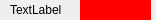
<?xml version="1.0" encoding="UTF-8"?>
<ui version="4.0">
 <class>LabelBox</class>
 <widget class="QWidget" name="LabelBox">
  <property name="geometry">
   <rect>
    <x>0</x>
    <y>0</y>
    <width>156</width>
    <height>20</height>
   </rect>
  </property>
  <property name="maximumSize">
   <size>
    <width>16777215</width>
    <height>20</height>
   </size>
  </property>
  <property name="windowTitle">
   <string>Form</string>
  </property>
  <widget class="QLabel" name="status">
   <property name="geometry">
    <rect>
     <x>80</x>
     <y>0</y>
     <width>71</width>
     <height>20</height>
    </rect>
   </property>
   <property name="styleSheet">
    <string notr="true">QLabel {
qproperty-alignment: AlignCenter;
background-color : red;

}</string>
   </property>
   <property name="text">
    <string/>
   </property>
  </widget>
  <widget class="QLabel" name="label">
   <property name="geometry">
    <rect>
     <x>10</x>
     <y>0</y>
     <width>61</width>
     <height>20</height>
    </rect>
   </property>
   <property name="text">
    <string>TextLabel</string>
   </property>
  </widget>
 </widget>
 <resources/>
 <connections/>
</ui>
